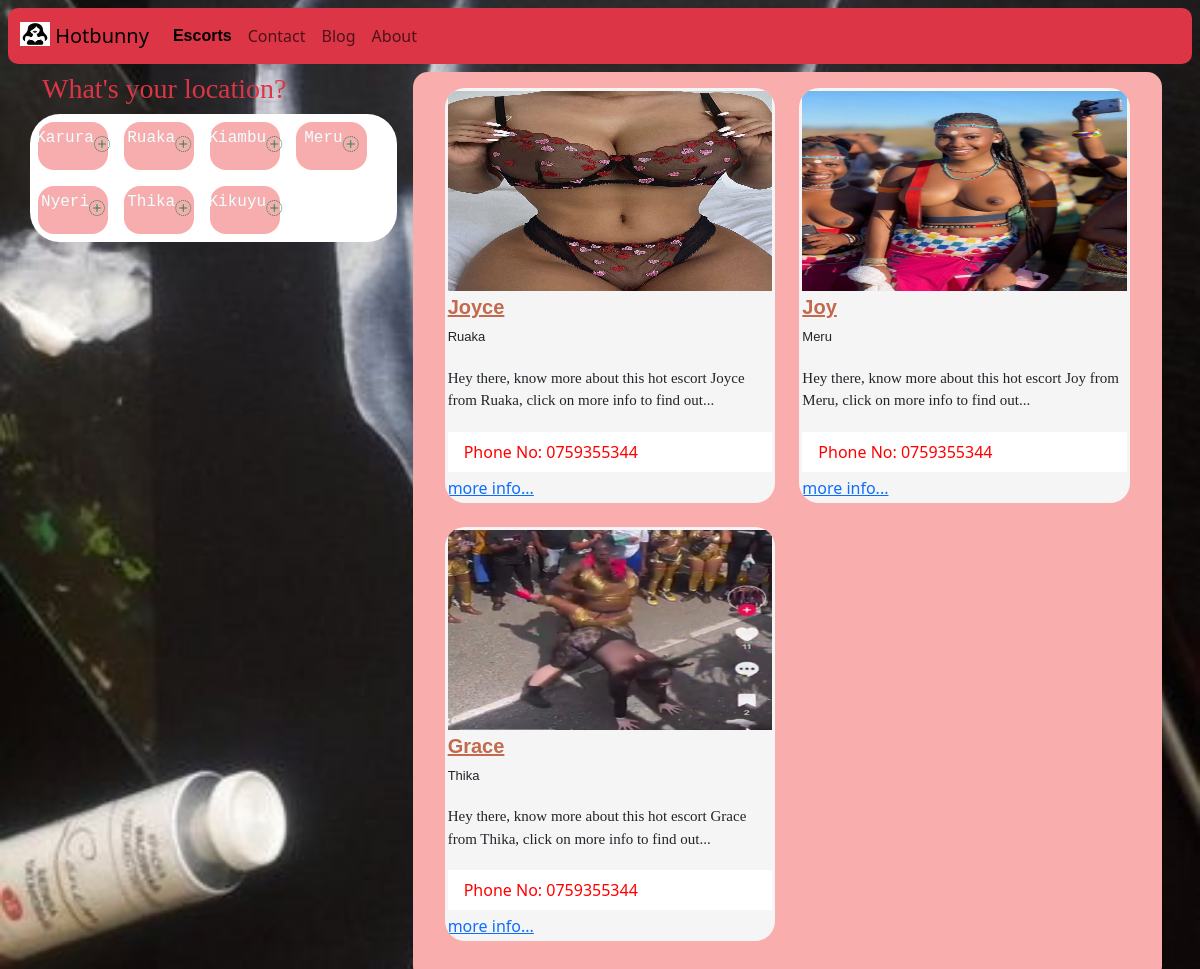
Before: / with the older database file.
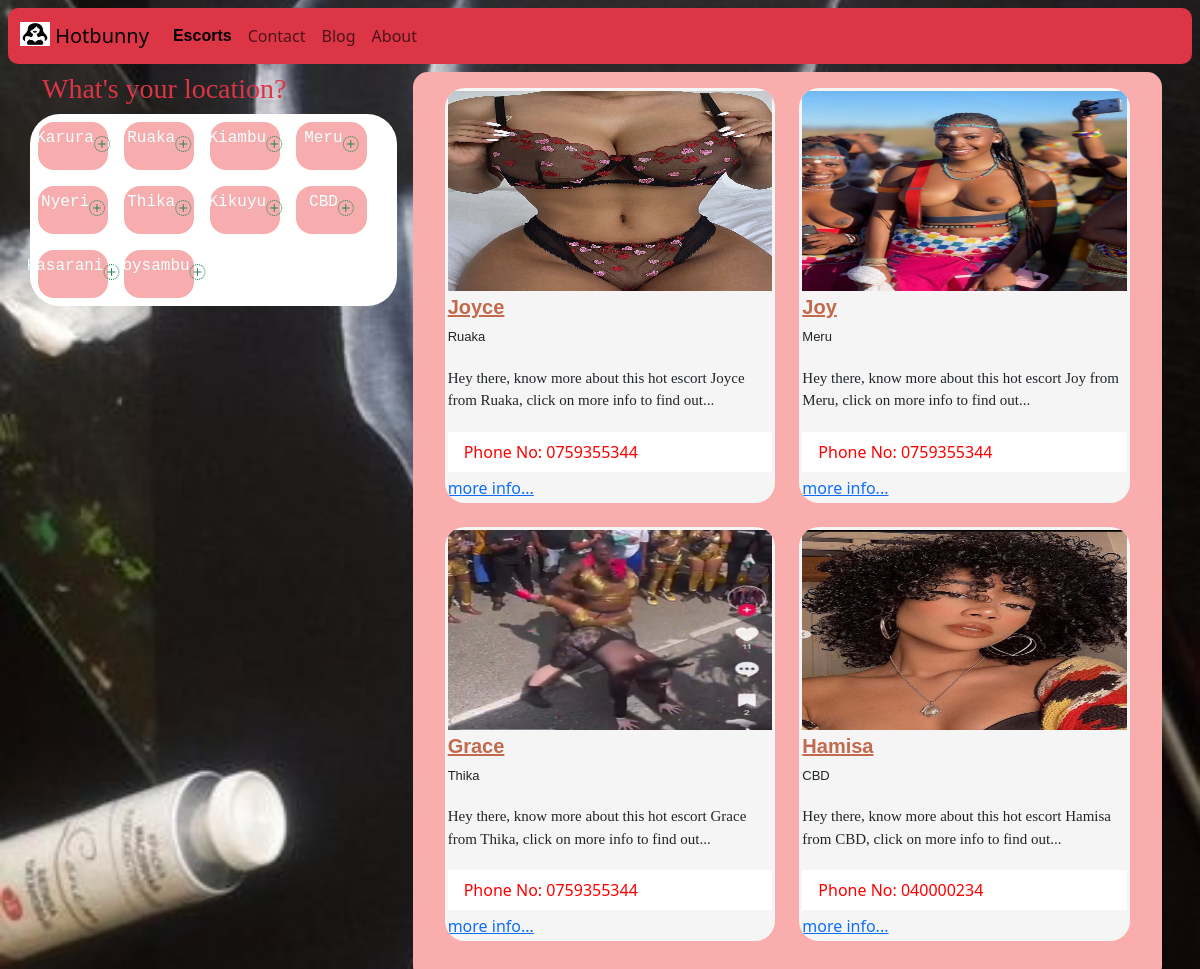
After: the same page with the newer database file.
### base/models.py (models this page shows)
class Area(models.Model):
    location = models.CharField(max_length=150)
    updated= models.DateField(auto_now=True)
    def __str__(self):
        return self.location

class Escort(models.Model):
    first_name = models.CharField(max_length=250)
    last_name = models.CharField(max_length=250)
    description = models.CharField(max_length=250)
    location = models.ForeignKey(Area,on_delete = models.CASCADE)
    age = models.IntegerField()
    services = models.TextField()
    orientation = models.CharField(max_length = 250)
    charges = models.IntegerField()
    country = models.CharField(max_length=250)
    email = models.EmailField()
    phoneNo = models.IntegerField()
    image = models.ImageField(upload_to='media/images', height_field=None, width_field=None, max_length=None)
    updated = models.DateField(auto_now =True)
    created = models.DateTimeField(auto_now_add=True)
    def __str__(self):
        return self.first_name

### base/views.py (the view)
# urls.py: path('',views.index,name='home'),
def index(request):
    escorts = Escort.objects.all()
    locations = Area.objects.all()
    context={'escorts':escorts,'locations':locations}
    return render(request,'base/index.html',context)

### templates/base/index.html (shortened to what this page needs)
{% extends 'main.html' %}
{% block content %}
 <div class="container">
    <div class="row gx-2">
    <div class=" col-md-4 gap-y-5">
        <div>
            <h3 class=" text-danger" style="font-family:fantasy">
                What's your location?
            </h3>
        </div>
     <div class=" p-2 row row-cols-md-5 gap-3" style="width: 100%; border-radius:30px;background-color:white;; ">
        {% for location in locations  %}
        {% include 'components/locations-bar.html' %}
      {% endfor %}
     </div>
    </div>
    <div class="col-md-8 " style="background-color:rgb(249, 173, 173); border-radius:15px;">
        <div class="container">
            <div class="row row-cols-1 row-cols-md-2 gap-x-4 p-3">
                {% for escort in escorts %}
                  {% include 'components/card.html' %}
                {% endfor %}
            </div>
        </div>
    </div>
     </div>
    </div>
{% endblock content %}

### templates/main.html (shortened to what this page needs)
<!DOCTYPE html>
{% load static %}
<html lang="en">
  <head>
    <link
      href="https://cdn.jsdelivr.net/npm/bootstrap@5.3.2/dist/css/bootstrap.min.css"
      rel="stylesheet"
    />
    <link rel="stylesheet" href="{% static '/css/main.css' %}">
<link rel="stylesheet" href="https://cdn.jsdelivr.net/npm/bootstrap-icons@1.20.0/font/bootstrap-icons.css">
  </head>
  <body>
    {% include 'navbar.html' %}
    {% block content %}
    {% endblock content %}
  </body>
</html>

### templates/navbar.html (shortened to what this page needs)
{% load static %}
<nav class="navbar bg-danger navbar-expand-lg m-2" style="border-radius: 10px;">
    <div class="container-fluid">
      <a class="navbar-brand" href="#">
        <img src="{% static '/images/logo.jpeg'%}" alt="Logo" width="30" height="24" class="d-inline-block align-text-top">
        Hotbunny
      </a>
      <div class="collapse navbar-collapse" id="navbarNavAltMarkup">
        <div class="navbar-nav">
          <a class="nav-link active" aria-current="page" href="/" style="font-weight: bold;  font-family:Verdana, Geneva, Tahoma, sans-serif">Escorts</a>
          <a class="nav-link" href="#">Contact</a>
          <a class="nav-link" href="#">Blog</a>
          <a class="nav-link" href="#">About</a>
        </div>
      </div>
    </div>
  </nav>

### templates/components/locations-bar.html
<div class=" p-1 col-2"
id="location-bar"
>
  <p style=" font-family:monospace; font-weight:lighter; color:azure;">
    {{location}}
  </p>
  <i class="bi bi-plus-circle-dotted text-success"></i>
</div>

### templates/components/card.html
    <div class="col mb-4">
        <div class="special-card" >
            <img src="{{escort.image}}" class="card-img-top" alt="..." style="height: 200px; width:100%; aspect-ratio: square;">
            <div class="card-body">
                <h5 style="color: rgb(195, 105, 77); font-family:Verdana, Geneva, Tahoma, sans-serif; font-weight:bold; text-decoration:underline;">{{escort}}</h5>
                <p  style="font-family:Verdana, Geneva, Tahoma, sans-serif; font-weight:lighter; font-size:small;">
                    {{escort.location}}
                </p>
            </div>
            <div class=" card-body">
               <p style="font-family:fantasy; font-size:15px; font-weight:lighter">
               Hey there, know more about this hot escort {{escort}} from {{escort.location}}, click on more info to find out...
               </p>
            </div>
            <ul class="list-group list-group-flush">
                <li class="list-group-item " style="color: red;">Phone No: 0{{escort.phoneNo}}</li>
            </ul>
            <a href="{% url 'view-escort' escort.id%}">
                <div>
                    more info...
                </div>
            </a>
        </div>
    </div>

### static/css/main.css (style rules this page uses)
body { background-image: url('/static/images/sexy-art.jpg'); background-size: cover; background-position: center; background-repeat: repeat-x; width: 100%; height: 100vh; }

### templates/main.html (style rules this page uses)
#location-bar { background-color: rgb(247, 173, 173); border-radius: 16px; display: flex; justify-content: center; align-items: center; transition: opacity 0.3s, background-color 0.3s, cursor 0.3s; font-family: monospace; font-weight: lighter; color: azure; }
.special-card { width: 100%; padding: 0; border-radius: 20px; display: flex; flex-direction: column; row-gap: 4px; background-color: whitesmoke; overflow: hidden; padding: 3px; inset: 0; }

Changed rows visible on the page:
added Area: location "CBD"
added Area: location "Kasarani"
added Area: location "Roysambu"
added Escort: image (picture), first_name "Hamisa", location "CBD", phoneNo "40000234"
